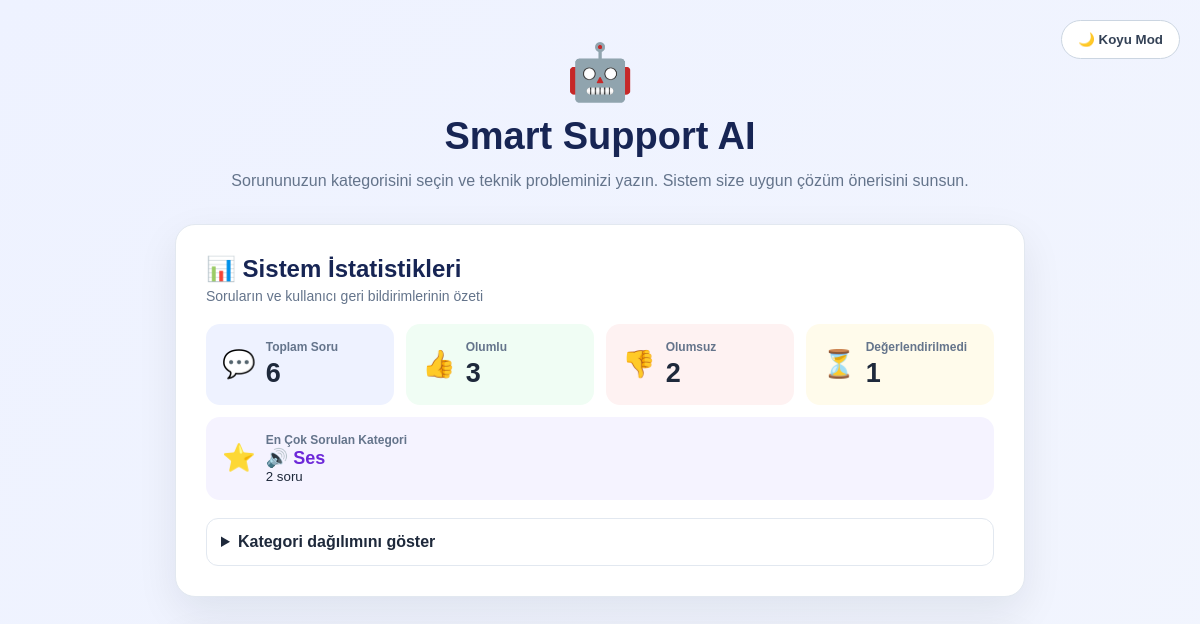
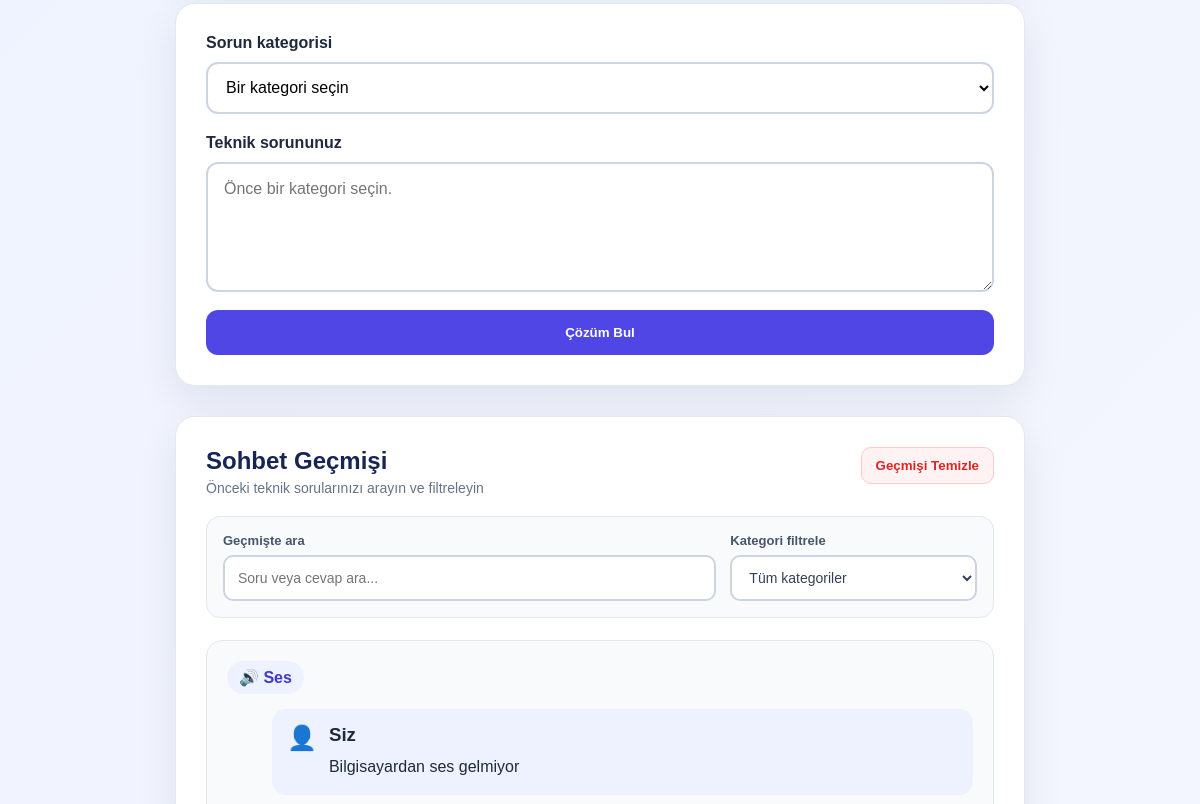
Before: / (upper part) with the older database file (2 pictures, top to bottom).
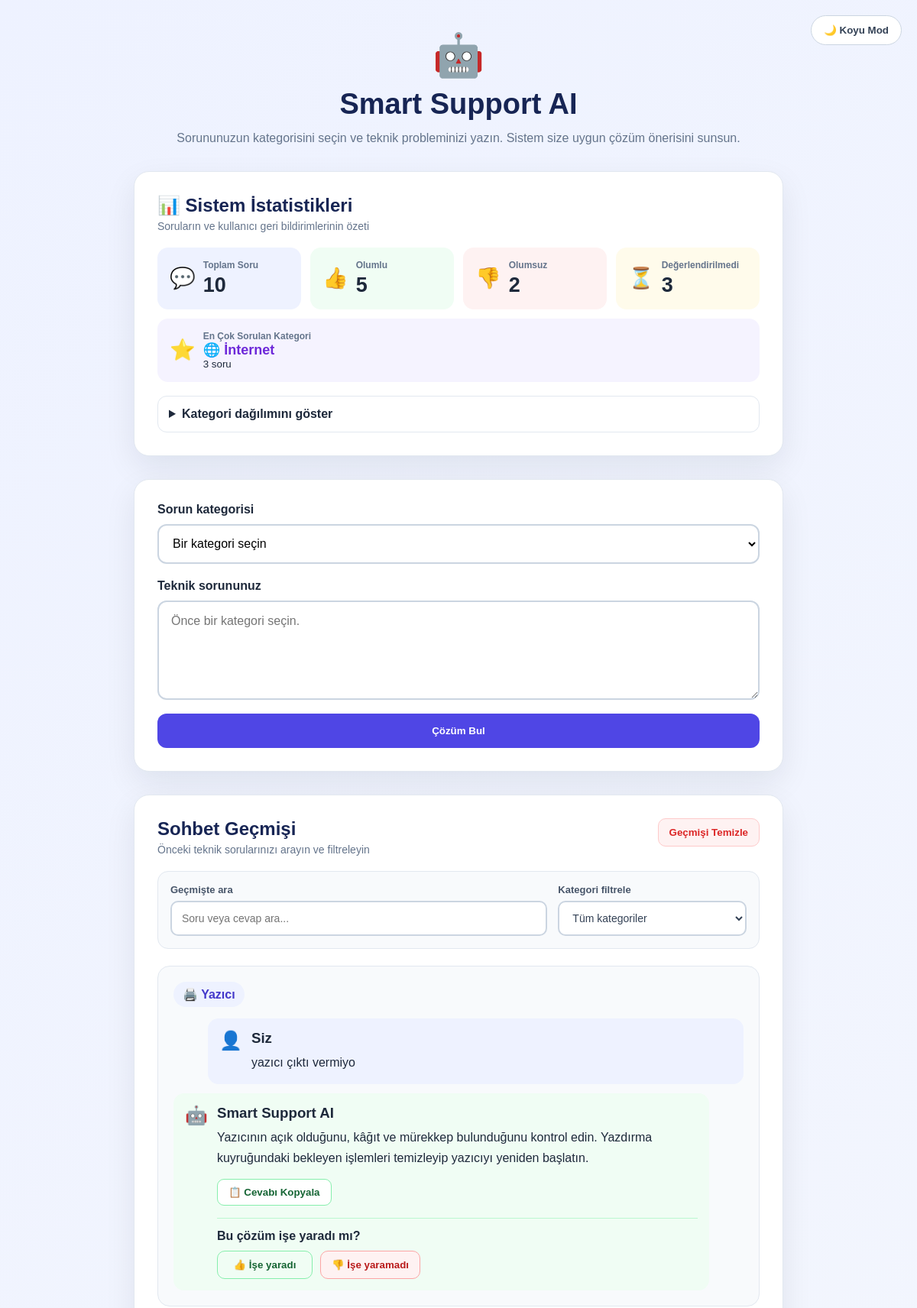
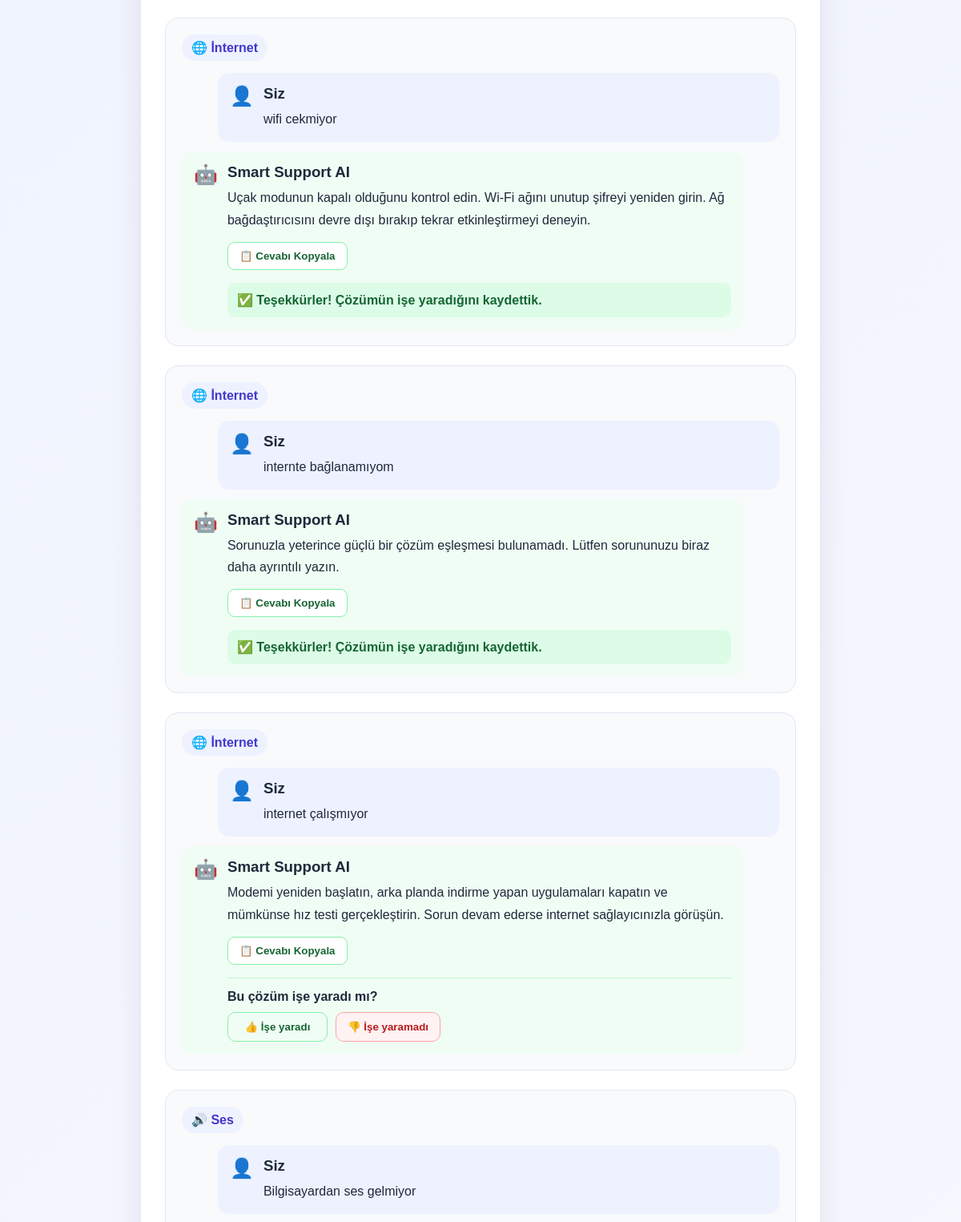
After: the same page with the newer database file (2 pictures, top to bottom).
### tables this page shows
CREATE TABLE chats (
                id TEXT PRIMARY KEY,
                question TEXT NOT NULL,
                answer TEXT NOT NULL,
                category TEXT NOT NULL,
                category_name TEXT NOT NULL,
                feedback TEXT,
                created_at TIMESTAMP DEFAULT CURRENT_TIMESTAMP
            );

### backend/app.py (the view, shortened to what this page needs)
@app.route(
    "/",
    methods=[
        "GET",
        "POST"
    ]
)
def home():
    chat_history = prepare_chat_history(
        get_all_chats()
    )
    category_questions = {
        category_key: (
            get_questions_by_category(
                category_key
            )
        )
        for category_key in CATEGORIES
    }
    statistics = calculate_statistics(
        chat_history
    )
    return render_template(
        "index.html",
        chat_history=chat_history,
        categories=CATEGORIES,
        category_questions=category_questions,
        statistics=statistics
    )

### backend/ai_engine.py (called while the page is built)
def normalize_text(text: str) -> str:
    normalized_text = str(text).lower().strip()
    replacements = {
        "ı": "i",
        "ğ": "g",
        "ü": "u",
        "ş": "s",
        "ö": "o",
        "ç": "c"
    }
    for old_character, new_character in replacements.items():
        normalized_text = normalized_text.replace(
            old_character,
            new_character
        )
    normalized_text = re.sub(
        r"[^a-z0-9\s]",
        " ",
        normalized_text
    )
    normalized_text = re.sub(
        r"\s+",
        " ",
        normalized_text
    )
    return normalized_text.strip()

def get_questions_by_category(
    category: str
) -> list[str]:
    support_items = load_questions()
    normalized_category = str(
        category
    ).strip().lower()
    questions = [
        str(
            item.get(
                "question",
                ""
            )
        )
        for item in support_items
        if (
            str(
                item.get(
                    "category",
                    ""
                )
            ).strip().lower()
            == normalized_category
            and item.get(
                "question"
            )
        )
    ]
    return sorted(
        questions,
        key=lambda question: normalize_text(
            question
        )
    )

### backend/app.py (called while the page is built, shortened)
def convert_chat_to_dictionary(chat):
    if isinstance(chat, dict):
        return chat

def prepare_chat_history(chat_history):
    return [
        convert_chat_to_dictionary(chat)
        for chat in chat_history
    ]

### backend/database.py (called while the page is built)
def get_connection() -> sqlite3.Connection:
    connection = sqlite3.connect(DATABASE_FILE)
    connection.row_factory = sqlite3.Row
    return connection

def get_all_chats() -> list[dict[str, Any]]:
    with get_connection() as connection:
        rows = connection.execute(
            """
            SELECT
                id,
                question,
                answer,
                category,
                category_name,
                feedback,
                created_at
            FROM chats
            ORDER BY created_at ASC
            """
        ).fetchall()
    return [dict(row) for row in rows]

### frontend/templates/index.html (shortened to what this page needs)
<!DOCTYPE html>
<html lang="tr">
<head>
    <link
        rel="stylesheet"
        href="{{ url_for('static', filename='style.css') }}"
    >
</head>
<body>
    <button
        type="button"
        id="theme-button"
        class="theme-button"
        aria-label="Açık veya koyu temaya geç"
    >
    </button>
    <main class="container">
        <section class="header">
            <div class="logo">
                🤖
            </div>
            <h1>
                Smart Support AI
            </h1>
            <p>
                Sorununuzun kategorisini seçin ve teknik probleminizi yazın.
                Sistem size uygun çözüm önerisini sunsun.
            </p>
        </section>
        <section class="statistics-section">
            <div class="statistics-header">
                <h2>
                    📊 Sistem İstatistikleri
                </h2>
                <p>
                    Soruların ve kullanıcı geri bildirimlerinin özeti
                </p>
            </div>
            <div class="statistics-grid">
                <article class="stat-card">
                    <div class="stat-icon">
                        💬
                    </div>
                    <div class="stat-content">
                        <span class="stat-title">
                            Toplam Soru
                        </span>
                        <strong class="stat-number">
                            {{ statistics.total_questions }}
                        </strong>
                    </div>
                </article>
                <article class="stat-card positive-stat">
                    <div class="stat-icon">
                        👍
                    </div>
                    <div class="stat-content">
                        <span class="stat-title">
                            Olumlu
                        </span>
                        <strong class="stat-number">
                            {{ statistics.positive_feedback }}
                        </strong>
                    </div>
                </article>
                <article class="stat-card negative-stat">
                    <div class="stat-icon">
                        👎
                    </div>
                    <div class="stat-content">
                        <span class="stat-title">
                            Olumsuz
                        </span>
                        <strong class="stat-number">
                            {{ statistics.negative_feedback }}
                        </strong>
                    </div>
                </article>
                <article class="stat-card waiting-stat">
                    <div class="stat-icon">
                        ⏳
                    </div>
                    <div class="stat-content">
                        <span class="stat-title">
                            Değerlendirilmedi
                        </span>
                        <strong class="stat-number">
                            {{ statistics.unanswered_feedback }}
                        </strong>
                    </div>
                </article>
                <article class="stat-card popular-stat">
                    <div class="stat-icon">
                        ⭐
                    </div>
                    <div class="stat-content">
                        <span class="stat-title">
                            En Çok Sorulan Kategori
                        </span>
                        <strong class="popular-category">
                            {{ statistics.most_used_category_name }}
                        </strong>
                        <small>
                            {{ statistics.most_used_category_count }} soru
                        </small>
                    </div>
                </article>
            </div>
            <details class="category-details">
                <summary>
                    Kategori dağılımını göster
                </summary>
            </details>
        </section>
        <section class="support-card">
            <form
                method="POST"
                action="{{ url_for('home') }}"
                id="support-form"
            >
                <label for="category">
                    Sorun kategorisi
                </label>
                <select
                    id="category"
                    name="category"
                    required
                >
                    <option value="" selected disabled>
                        Bir kategori seçin
                    </option>
                </select>
                <label
                    for="question"
                    class="question-label"
                >
                    Teknik sorununuz
                </label>
                <textarea
                    id="question"
                    name="question"
                    placeholder="Önce bir kategori seçin."
                    required
                ></textarea>
                <button
                    type="submit"
                    class="solution-button"
                >
                    Çözüm Bul
                </button>
            </form>
        </section>
        {% if chat_history %}
            <section class="history-section">
                <div class="history-header">
                    <div>
                        <h2>
                            Sohbet Geçmişi
                        </h2>
                        <p>
                            Önceki teknik sorularınızı arayın ve filtreleyin
                        </p>
                    </div>
                    <form
                        method="POST"
                        action="{{ url_for('clear_history') }}"
                    >
                        <button
                            type="submit"
                            class="clear-button"
                        >
                            Geçmişi Temizle
                        </button>
                    </form>
                </div>
                <div class="history-tools">
                    <div class="history-search-group">
                        <label for="history-search">
                            Geçmişte ara
                        </label>
                        <input
                            type="search"
                            id="history-search"
                            class="history-search"
                            placeholder="Soru veya cevap ara..."
                            autocomplete="off"
                        >
                    </div>
                    <div class="history-filter-group">
                        <label for="history-category-filter">
                            Kategori filtrele
                        </label>
                        <select
                            id="history-category-filter"
                            class="history-category-filter"
                        >
                            <option value="all">
                                Tüm kategoriler
                            </option>
                        </select>
                    </div>
                </div>
                <div class="chat-list">
                    {% for chat in chat_history|reverse %}
                        <article
                            class="chat-item"
                            id="chat-{{ chat.id }}"
                            data-category="{{ chat.category }}"
                            data-search-text="{{ chat.question }} {{ chat.answer }}"
                        >
                            <div class="chat-category">
                                {{ chat.category_name }}
                            </div>
                            <div class="message user-message">
                                <div class="message-icon">
                                    👤
                                </div>
                                <div class="message-content">
                                    <h3>
                                        Siz
                                    </h3>
                                    <p>
                                        {{ chat.question }}
                                    </p>
                                </div>
                            </div>
                            <div class="message bot-message">
                                <div class="message-icon">
                                    🤖
                                </div>
                                <div class="message-content">
                                    <h3>
                                        Smart Support AI
                                    </h3>
                                    <p class="answer-text">
                                        {{ chat.answer }}
                                    </p>
                                    <div class="answer-actions">
                                        <button
                                            type="button"
                                            class="copy-button"
                                        >
                                            📋 Cevabı Kopyala
                                        </button>
                                        {% if not chat.feedback %}
                                            <div class="feedback-area">
                                                <span class="feedback-question">
                                                    Bu çözüm işe yaradı mı?
                                                </span>
                                                <div class="feedback-buttons">
                                                    <form
                                                        method="POST"
                                                        action="{{ url_for('save_feedback', chat_id=chat.id) }}"
                                                    >
                                                        <button
                                                            type="submit"
                                                            class="feedback-button positive-button"
                                                        >
                                                            👍 İşe yaradı
                                                        </button>
                                                    </form>
                                                    <form
                                                        method="POST"
                                                        action="{{ url_for('save_feedback', chat_id=chat.id) }}"
                                                    >
                                                        <button
                                                            type="submit"
                                                            class="feedback-button negative-button"
                                                        >
                                                            👎 İşe yaramadı
                                                        </button>
                                                    </form>
                                                </div>
                                            </div>
                                        {% elif chat.feedback == "positive" %}
                                            <div class="feedback-result positive-result">
                                                ✅ Teşekkürler! Çözümün işe
                                                yaradığını kaydettik.
                                            </div>
                                        {% elif chat.feedback == "negative" %}
                                            <div class="feedback-result negative-result">
                                                📝 Teşekkürler! Geri bildiriminizi
                                                kaydettik.
                                            </div>
                                        {% endif %}
                                    </div>
                                </div>
                            </div>
                        </article>
                    {% endfor %}
                </div>
            </section>
        {% endif %}
    </main>
</body>
</html>

Changed rows visible on the page:
added chats: category_name "🖨️ Yazıcı", question "yazıcı çıktı vermiyo", answer "Yazıcının açık olduğunu, kâğıt ve mürekkep bulunduğunu kontrol edin. Yazdırma kuyruğundaki bekleyen işlemleri temizleyip yazıcıyı yeniden başlatın."
added chats: category_name "🌐 İnternet", question "wifi cekmiyor", answer "Uçak modunun kapalı olduğunu kontrol edin. Wi-Fi ağını unutup şifreyi yeniden girin. Ağ bağdaştırıcısını devre dışı bırakıp tekrar etkinleştirmeyi deneyin.", shows "✅ Teşekkürler! Çözümün işe yaradığını kaydettik."
added chats: category_name "🌐 İnternet", question "internte bağlanamıyom", answer "Sorunuzla yeterince güçlü bir çözüm eşleşmesi bulunamadı. Lütfen sorununuzu biraz daha ayrıntılı yazın.", shows "✅ Teşekkürler! Çözümün işe yaradığını kaydettik."
added chats: category_name "🌐 İnternet", question "internet çalışmıyor", answer "Modemi yeniden başlatın, arka planda indirme yapan uygulamaları kapatın ve mümkünse hız testi gerçekleştirin. Sorun devam ederse internet sağlayıcınızla görüşün."
Other visible differences:
{{ statistics.total_questions }}: "6" → "10"
{{ statistics.positive_feedback }}: "3" → "5"
{{ statistics.unanswered_feedback }}: "1" → "3"
{{ statistics.most_used_category_name }}: "🔊 Ses" → "🌐 İnternet"
{{ statistics.most_used_category_count }}: "2" → "3"
